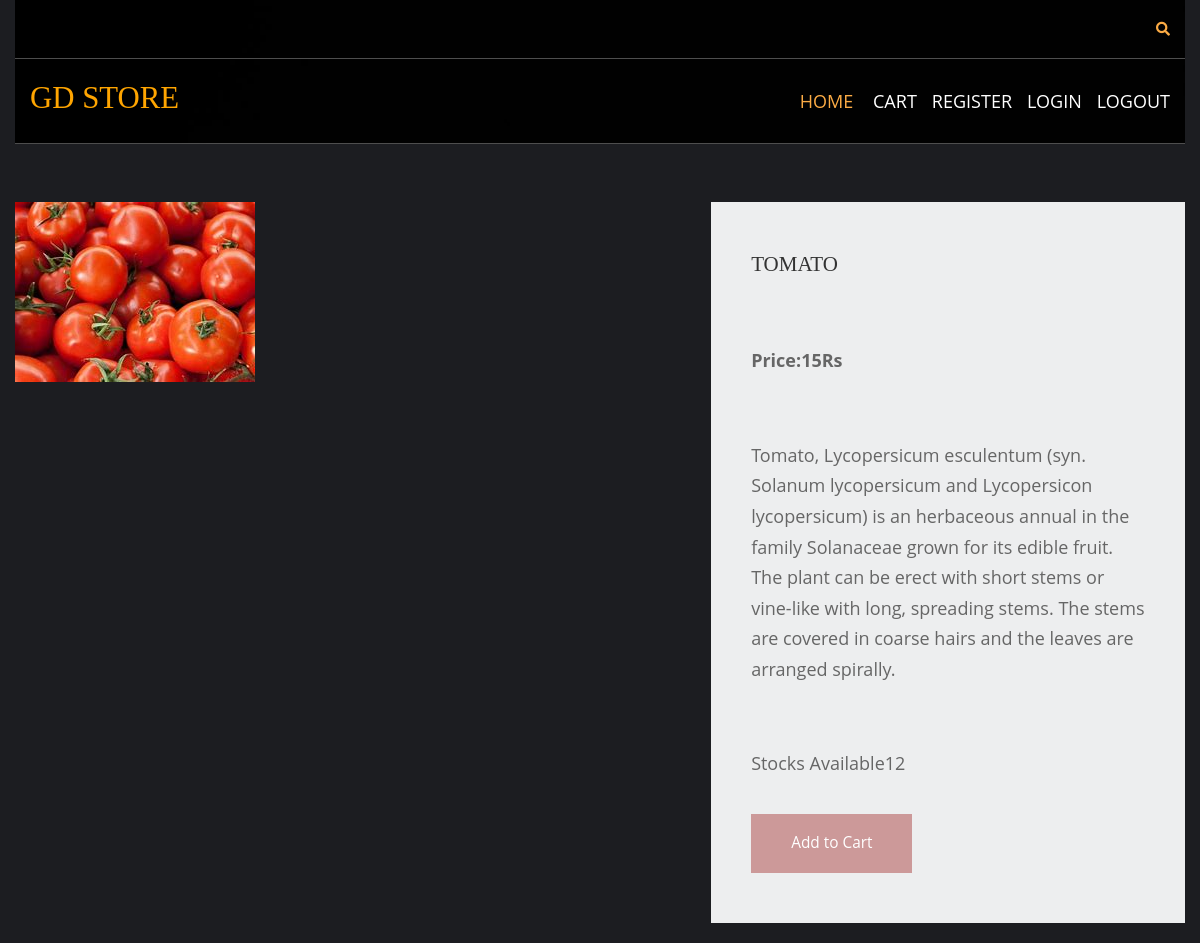
/vegetables/tomato, run on the app's committed database.
### shop/models.py (models this page shows, shortened)
class products(models.Model):
    name = models.CharField(max_length=100, unique=True)
    slug = models.SlugField(max_length=100, unique=True)
    img = models.ImageField(upload_to='product')
    desc = models.TextField()
    stock = models.IntegerField()
    available = models.BooleanField()
    price = models.IntegerField()
    category=models.ForeignKey(categ,on_delete=models.CASCADE)

### shop/views.py (the view)
# urls.py: path('<slug:c_slug>/<slug:product_slug>',views.prodDetails,name="details"),
def prodDetails(request,c_slug,product_slug):
    try:
        prod=products.objects.get(category__slug=c_slug,slug=product_slug)
    except Exception as e:
        raise e
    return render(request,'item.html',{'pr':prod})

### cart/context_processor.py (called while the page is built)
def count(request):
    item_count=0
    if 'admin' in request.path:
        return {}
    else:
        try:
            ct=cartlist.objects.filter(cart_id=c_id(request))
            cti=items.objects.all().filter(cart=ct[:1])
            for c in cti:
                item_count += c.quan
        except cartlist.DoesNotExist:
            item_count=0
        return dict(itc=item_count)

### cart/views.py (called while the page is built)
def c_id(request):
    ct_id=request.session.session_key
    if not ct_id:
        ct_id=request.session.create()
    return ct_id

### templates/item.html (shortened to what this page needs)
{% extends 'base.html' %}
{% load static %}
{% block content %}
<html lang="en">
<head>
    <link href="{% static 'pr/fontawesome/css/all.min.css' %}" rel="stylesheet" />
    <link href="{% static 'pr/css/templatemo-comparto.css' %}" rel="stylesheet" />
</head>
<body>
  <br><br>
        <section class="tm-mb-1" id="about">
            <div class="tm-row tm-about-row">
                <div class="tm-section-1-l">
                    <img src="{{pr.img.url}}" alt="About image" class="tm-img-responsive">
                </div>
                <article class="tm-section-1-r tm-bg-color-8">
                    <h2 class="tm-mb-2 tm-title-color">{{pr.name}}</h2><br>
                    <p><b>Price:{{pr.price}}Rs</b></p><br>
                    <p>{{pr.desc}}</p><br>
                    <p>Stocks Available{{pr.stock}}</p>
{% if pr.stock <= 0 %}
                    <h2 style="color:red"><b>Sorry,There is no stock left</b></h2>
                    {% else %}
                    <a href="{% url 'addcart' pr.id %}" class="tm-btn tm-btn-1 tm-link-to-services">Add to Cart</a>
{% endif %}
                </article>
            </div>
        </section>
</body>
</html>
{% endblock %}

### static/hm/layout/styles/layout.css (style rules this page uses)
*, *::before, *::after { transition:all .3s ease-in-out; }
body { color:#A5A6AA; background-color:#1C1D21; }
a { color:#FBAB45; }

### static/pr/css/templatemo-comparto.css (style rules this page uses)
*, *::before, *::after { box-sizing: border-box; outline: none; }
ul, h1, h2, h3, h4, p, figure { padding: 0; margin: 0; }
body { font-family: 'Open Sans', Arial, sans-serif; font-size: 18px; overflow-x: hidden; padding-left: 15px; padding-right: 15px; margin: 0; }
h2 { font-size: 1.5rem; }
a { transition: all 0.3s ease; text-decoration: none; }
p { color: #666; line-height: 1.7; margin-bottom: 35px; }
h1, h2, h3, h4, h5, h6 { color: #333; }
.tm-mb-1 { margin-bottom: 20px; }
.tm-mb-2 { margin-bottom: 40px; }
.tm-bg-color-8 { background-color: #EDEEEF; }
.tm-img-responsive { max-width: 100%; height: auto; }
.tm-section-1-l { width: 57.85%; margin-right: 1.65%; }
.tm-section-1-r { padding: 50px 40px; width: 40.5%; }
.tm-row { display: flex; }
.tm-btn { display: inline-block; padding: 15px 40px; font-size: 1.1rem; border: none; background-color: #CC9999; color: white; }
a { color: #666; }

### static/hm/layout/styles/framework.css (style rules this page uses)
html { overflow-y:scroll; overflow-x:hidden; }
html, body { margin:0; padding:0; font-size:14px; line-height:1.6em; }
*, *::before, *::after { box-sizing:border-box; }
a { outline:none; text-decoration:none; }
img { width:auto; max-width:100%; height:auto; margin:0; padding:0; border:none; line-height:normal; vertical-align:middle; }
body, input, textarea, select { font-family:Verdana, Geneva, sans-serif; }
h1, h2, h3, h4, h5, h6, .heading { font-family:Georgia, "Times New Roman", Times, serif; }
::placeholder { opacity:1; }
h1, h2, h3, h4, h5, h6, .heading { margin:0 0 20px 0; font-size:1.4rem; line-height:normal; font-weight:normal; text-transform:uppercase; }
address, article, aside, figcaption, figure, footer, header, main, nav, section { display:block; margin:0; padding:0; }

### data on the page
products: img (picture), name "TOMATO", price "15", desc "Tomato, Lycopersicum esculentum (syn. Solanum lycopersicum and Lycopersicon lycopersicum) is an herbaceous annual in the family Solanaceae grown for its edible fruit. The plant can be erect with short stems or vine-like with long, spreading stems. The stems are covered in coarse hairs and the leaves are arranged spirally.", stock "12"
